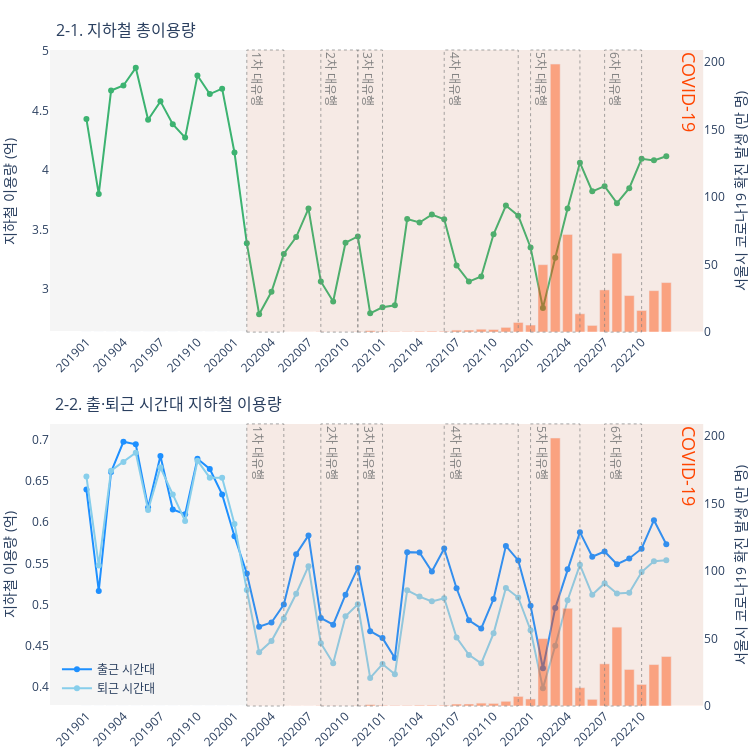

Notebook cell for this chart:
### Code cell
# 서울시의 코로나19 확진 발생 추이와 지하철 이용량의 상관관계 그래프 생성
fig = make_subplots(rows=2, cols=1,  vertical_spacing = 0.14,
                    specs=[[{'secondary_y': True}], [{'secondary_y': True}]],
                    subplot_titles=('2-1. 지하철 총이용량', '2-2. 출·퇴근 시간대 지하철 이용량'))


# 월별 서울시 코로나19 확진 발생 그래프
hovertemplate = []
for i in range(len(monthly_subway)):
    cnt = round(monthly_subway['confirmed']/10000,2)[i]
    hovertemplate.append(f'<b>{cnt}만 명</b>')
    
fig.add_trace(go.Bar(x=monthly_subway['year_month'].str.replace('-',''), y=monthly_subway['confirmed']/10000, 
                     name='코로나19 확진', marker_color='orangered', opacity=0.45, showlegend=False,
                     hovertemplate=hovertemplate),
              row=1, col=1, secondary_y=True)


# 월별 서울시 지하철 이용량 그래프
hovertemplate = []
for i in range(len(monthly_subway)):
    cnt = round(monthly_subway['cnt']/100000000,2)[i]
    hovertemplate.append(f'<b>{cnt}억</b>')
    
fig.add_trace(go.Scatter(x=monthly_subway['year_month'].str.replace('-',''), y=monthly_subway['cnt']/100000000, 
                         name='총이용량', mode='markers+lines', marker_color='mediumseagreen', showlegend=False,
                         hovertemplate=hovertemplate),
              row=1, col=1, secondary_y=False)




# 월별 서울시 코로나19 확진 발생 그래프
hovertemplate = []
for i in range(len(monthly_subway)):
    cnt = round(monthly_subway['confirmed']/10000,2)[i]
    hovertemplate.append(f'<b>{cnt}만 명</b>')
    
fig.add_trace(go.Bar(x=monthly_subway['year_month'].str.replace('-',''), y=monthly_subway['confirmed']/10000,
                     name='코로나19 확진', marker_color='orangered', opacity=0.45, showlegend=False,
                     hovertemplate=hovertemplate),
              row=2, col=1, secondary_y=True)


# 일별 출근시간대별 서울시 지하철 이용량 그래프
hovertemplate = []
for i in range(len(monthly_commute)):
    cnt = round(monthly_commute['go_to_work']/10000,1)[i]
    hovertemplate.append(f'<b>{cnt}천만</b>')
    
fig.add_trace(go.Scatter(x=monthly_commute['year_month'].str.replace('-',''), y=monthly_commute['go_to_work']/100000000,
                         name='출근 시간대', mode='markers+lines', marker_color='dodgerblue', showlegend=True,
                         hovertemplate=hovertemplate)
              , row=2, col=1, secondary_y=False)


# 일별 퇴근시간대별 서울시 지하철 이용량 그래프
hovertemplate = []
for i in range(len(monthly_commute)):
    cnt = round(monthly_commute['get_off_work']/10000,1)[i]
    hovertemplate.append(f'<b>{cnt}만</b>')
    
fig.add_trace(go.Scatter(x=monthly_commute['year_month'].str.replace('-',''), y=monthly_commute['get_off_work']/100000000,
                         name='퇴근 시간대', mode='markers+lines', marker_color='skyblue', showlegend=True,
                         hovertemplate=hovertemplate)
              , row=2, col=1, secondary_y=False)




# 코로나19 시기 표시를 위한 박스처리
fig.add_vrect(x0=13, x1=50, annotation=dict(text='COVID-19', font_size=18, font_color='orangered'), 
              annotation_position='top right', annotation_textangle = 90, fillcolor='coral', opacity=0.095, line_width=0)
# 코로나19 대유행 차수 표시를 위한 박스처리
fig.add_vrect(x0=13, x1=16, annotation=dict(text='1차 대유행', font_size=12, font_color='gray'), 
              annotation_position='top left',annotation_textangle = 90, line=dict(color='gray', dash='dot', width=0.7))
fig.add_vrect(x0=19, x1=22, annotation=dict(text='2차 대유행', font_size=12, font_color='gray'), 
              annotation_position='top left',annotation_textangle = 90, line=dict(color='gray', dash='dot', width=0.7))
fig.add_vrect(x0=22, x1=24, annotation=dict(text='3차 대유행', font_size=12, font_color='gray'), 
              annotation_position='top left',annotation_textangle = 90, line=dict(color='gray', dash='dot', width=0.7))
fig.add_vrect(x0=29, x1=35, annotation=dict(text='4차 대유행', font_size=12, font_color='gray'), 
              annotation_position='top left',annotation_textangle = 90, line=dict(color='gray', dash='dot', width=0.7))
fig.add_vrect(x0=36, x1=40, annotation=dict(text='5차 대유행', font_size=12, font_color='gray'), 
              annotation_position='top left',annotation_textangle = 90, line=dict(color='gray', dash='dot', width=0.7))
fig.add_vrect(x0=42, x1=45, annotation=dict(text='6차 대유행', font_size=12, font_color='gray'), 
              annotation_position='top left',annotation_textangle = 90, line=dict(color='gray', dash='dot', width=0.7))




# 그래프 레이아웃
fig.update_xaxes(tickangle=315, showgrid=False, spikecolor='orangered', dtick=3)
fig.update_yaxes(title_text='지하철 이용량 (억)', showgrid=False, showspikes=False, 
                 spikecolor='orangered', spikesnap='cursor', spikethickness=1)
fig.update_yaxes(title_text='서울시 코로나19 확진 발생 (만 명)', secondary_y=True, showgrid=False, showspikes=False,
                 spikecolor='orangered', spikesnap='cursor', spikethickness=1)
fig.update_layout(width=750, height=750, plot_bgcolor='whitesmoke', showlegend=True,
                  margin=dict(l=0,r=0,b=0,t=50),
                  legend=dict(x=0.01, y=0.005, bgcolor='whitesmoke'),
                  hovermode='x unified', hoverlabel=dict(bgcolor='white', bordercolor='white'))

fig.layout.annotations[0].update(x=0.11, y=1.01)
fig.layout.annotations[1].update(x=0.17, y=0.44)

username = 'parkahhyeong'
api_key = '7w3ys4r0P0495JVPJlHE'
chart_studio.tools.set_credentials_file(username=username, api_key=api_key)
py.plot(fig, filename='monthly_subway', auto_open=True)

fig.show()

### Figure 1 — Plotly figure (JSON) as saved in the notebook; plotly's stock layout.template omitted (floating-point values rounded to 4 significant figures)
{"data": [{"hovertemplate": ["<b>0.0만 명</b>", "<b>0.0만 명</b>", "<b>0.0만 명</b>", "<b>0.0만 명</b>", "<b>0.0만 명</b>", "<b>0.0만 명</b>", "<b>0.0만 명</b>", "<b>0.0만 명</b>", "<b>0.0만 명</b>", "<b>0.0만 명</b>", "<b>0.0만 명</b>", "<b>0.0만 명</b>", "<b>0.0만 명</b>", "<b>0.01만 명</b>", "<b>0.04만 명</b>", "<b>0.02만 명</b>", "<b>0.02만 명</b>", "<b>0.05만 명</b>", "<b>0.03만 명</b>", "<b>0.23만 명</b>", "<b>0.14만 명</b>", "<b>0.07만 명</b>", "<b>0.28만 명</b>", "<b>1.02만 명</b>", "<b>0.52만 명</b>", "<b>0.41만 명</b>", "<b>0.38만 명</b>", "<b>0.58만 명</b>", "<b>0.63만 명</b>", "<b>0.61만 명</b>", "<b>1.44만 명</b>", "<b>1.5만 명</b>", "<b>2.11만 명</b>", "<b>1.91만 명</b>", "<b>3.47만 명</b>", "<b>7.1만 명</b>", "<b>5.21만 명</b>", "<b>49.88만 명</b>", "<b>198.34만 명</b>", "<b>72.26만 명</b>", "<b>13.53만 명</b>", "<b>4.93만 명</b>", "<b>31.2만 명</b>", "<b>58.36만 명</b>", "<b>27.02만 명</b>", "<b>15.99만 명</b>", "<b>30.67만 명</b>", "<b>36.63만 명</b>"], "marker": {"color": "orangered"}, "name": "코로나19 확진", "opacity": 0.45, "showlegend": false, "type": "bar", "x": ["201901", "201902", "201903", "201904", "201905", "201906", "201907", "201908", "201909", "201910", "201911", "201912", "202001", "202002", "202003", "202004", "202005", "202006", "202007", "202008", "202009", "202010", "202011", "202012", "202101", "202102", "202103", "202104", "202105", "202106", "202107", "202108", "202109", "202110", "202111", "202112", "202201", "202202", "202203", "202204", "202205", "202206", "202207", "202208", "202209", "202210", "202211", "202212"], "xaxis": "x", "y": [0, 0, 0, 0, 0, 0, 0, 0, 0, 0, 0, 0, 0, 0.0078, 0.0377, 0.0179, 0.0228, 0.0451, 0.0288, 0.2267, 0.1424, 0.0719, 0.2802, 1.021, 0.5168, 0.4083, 0.3803, 0.5811, 0.6303, 0.6075, 1.438, 1.502, 2.115, 1.912, 3.471, 7.098, 5.214, 49.88, 198.3, 72.26, 13.53, 4.929, 31.2, 58.36, 27.02, 15.99, 30.67, 36.63], "yaxis": "y2"}, {"hovertemplate": ["<b>4.43억</b>", "<b>3.8억</b>", "<b>4.67억</b>", "<b>4.71억</b>", "<b>4.86억</b>", "<b>4.42억</b>", "<b>4.58억</b>", "<b>4.38억</b>", "<b>4.27억</b>", "<b>4.79억</b>", "<b>4.64억</b>", "<b>4.68억</b>", "<b>4.15억</b>", "<b>3.39억</b>", "<b>2.79억</b>", "<b>2.98억</b>", "<b>3.3억</b>", "<b>3.44억</b>", "<b>3.68억</b>", "<b>3.06억</b>", "<b>2.9억</b>", "<b>3.39억</b>", "<b>3.44억</b>", "<b>2.8억</b>", "<b>2.85억</b>", "<b>2.87억</b>", "<b>3.59억</b>", "<b>3.56억</b>", "<b>3.63억</b>", "<b>3.59억</b>", "<b>3.2억</b>", "<b>3.06억</b>", "<b>3.11억</b>", "<b>3.46억</b>", "<b>3.7억</b>", "<b>3.62억</b>", "<b>3.35억</b>", "<b>2.84억</b>", "<b>3.26억</b>", "<b>3.68억</b>", "<b>4.06억</b>", "<b>3.82억</b>", "<b>3.86억</b>", "<b>3.72억</b>", "<b>3.85억</b>", "<b>4.09억</b>", "<b>4.08억</b>", "<b>4.12억</b>"], "marker": {"color": "mediumseagreen"}, "mode": "markers+lines", "name": "총이용량", "showlegend": false, "type": "scatter", "x": ["201901", "201902", "201903", "201904", "201905", "201906", "201907", "201908", "201909", "201910", "201911", "201912", "202001", "202002", "202003", "202004", "202005", "202006", "202007", "202008", "202009", "202010", "202011", "202012", "202101", "202102", "202103", "202104", "202105", "202106", "202107", "202108", "202109", "202110", "202111", "202112", "202201", "202202", "202203", "202204", "202205", "202206", "202207", "202208", "202209", "202210", "202211", "202212"], "xaxis": "x", "y": [4.427, 3.798, 4.667, 4.709, 4.857, 4.422, 4.576, 4.384, 4.272, 4.792, 4.637, 4.682, 4.147, 3.386, 2.79, 2.978, 3.296, 3.437, 3.676, 3.065, 2.896, 3.39, 3.443, 2.798, 2.849, 2.865, 3.588, 3.56, 3.626, 3.587, 3.198, 3.064, 3.107, 3.46, 3.702, 3.617, 3.35, 2.842, 3.264, 3.677, 4.061, 3.821, 3.864, 3.722, 3.847, 4.094, 4.081, 4.116], "yaxis": "y"}, {"hovertemplate": ["<b>0.0만 명</b>", "<b>0.0만 명</b>", "<b>0.0만 명</b>", "<b>0.0만 명</b>", "<b>0.0만 명</b>", "<b>0.0만 명</b>", "<b>0.0만 명</b>", "<b>0.0만 명</b>", "<b>0.0만 명</b>", "<b>0.0만 명</b>", "<b>0.0만 명</b>", "<b>0.0만 명</b>", "<b>0.0만 명</b>", "<b>0.01만 명</b>", "<b>0.04만 명</b>", "<b>0.02만 명</b>", "<b>0.02만 명</b>", "<b>0.05만 명</b>", "<b>0.03만 명</b>", "<b>0.23만 명</b>", "<b>0.14만 명</b>", "<b>0.07만 명</b>", "<b>0.28만 명</b>", "<b>1.02만 명</b>", "<b>0.52만 명</b>", "<b>0.41만 명</b>", "<b>0.38만 명</b>", "<b>0.58만 명</b>", "<b>0.63만 명</b>", "<b>0.61만 명</b>", "<b>1.44만 명</b>", "<b>1.5만 명</b>", "<b>2.11만 명</b>", "<b>1.91만 명</b>", "<b>3.47만 명</b>", "<b>7.1만 명</b>", "<b>5.21만 명</b>", "<b>49.88만 명</b>", "<b>198.34만 명</b>", "<b>72.26만 명</b>", "<b>13.53만 명</b>", "<b>4.93만 명</b>", "<b>31.2만 명</b>", "<b>58.36만 명</b>", "<b>27.02만 명</b>", "<b>15.99만 명</b>", "<b>30.67만 명</b>", "<b>36.63만 명</b>"], "marker": {"color": "orangered"}, "name": "코로나19 확진", "opacity": 0.45, "showlegend": false, "type": "bar", "x": ["201901", "201902", "201903", "201904", "201905", "201906", "201907", "201908", "201909", "201910", "201911", "201912", "202001", "202002", "202003", "202004", "202005", "202006", "202007", "202008", "202009", "202010", "202011", "202012", "202101", "202102", "202103", "202104", "202105", "202106", "202107", "202108", "202109", "202110", "202111", "202112", "202201", "202202", "202203", "202204", "202205", "202206", "202207", "202208", "202209", "202210", "202211", "202212"], "xaxis": "x2", "y": [0, 0, 0, 0, 0, 0, 0, 0, 0, 0, 0, 0, 0, 0.0078, 0.0377, 0.0179, 0.0228, 0.0451, 0.0288, 0.2267, 0.1424, 0.0719, 0.2802, 1.021, 0.5168, 0.4083, 0.3803, 0.5811, 0.6303, 0.6075, 1.438, 1.502, 2.115, 1.912, 3.471, 7.098, 5.214, 49.88, 198.3, 72.26, 13.53, 4.929, 31.2, 58.36, 27.02, 15.99, 30.67, 36.63], "yaxis": "y4"}, {"hovertemplate": ["<b>6397.3천만</b>", "<b>5164.5천만</b>", "<b>6612.3천만</b>", "<b>6978.5천만</b>", "<b>6947.0천만</b>", "<b>6179.3천만</b>", "<b>6804.5천만</b>", "<b>6155.9천만</b>", "<b>6097.1천만</b>", "<b>6771.7천만</b>", "<b>6647.8천만</b>", "<b>6338.6천만</b>", "<b>5829.2천만</b>", "<b>5377.6천만</b>", "<b>4728.3천만</b>", "<b>4781.0천만</b>", "<b>4998.4천만</b>", "<b>5611.7천만</b>", "<b>5839.6천만</b>", "<b>4835.3천만</b>", "<b>4754.3천만</b>", "<b>5119.3천만</b>", "<b>5444.2천만</b>", "<b>4675.3천만</b>", "<b>4590.8천만</b>", "<b>4349.4천만</b>", "<b>5636.2천만</b>", "<b>5631.0천만</b>", "<b>5400.6천만</b>", "<b>5680.4천만</b>", "<b>5196.7천만</b>", "<b>4806.8천만</b>", "<b>4708.9천만</b>", "<b>5065.7천만</b>", "<b>5712.2천만</b>", "<b>5535.6천만</b>", "<b>4984.3천만</b>", "<b>4223.7천만</b>", "<b>4956.0천만</b>", "<b>5428.6천만</b>", "<b>5879.1천만</b>", "<b>5580.6천만</b>", "<b>5644.3천만</b>", "<b>5489.6천만</b>", "<b>5559.7천만</b>", "<b>5678.2천만</b>", "<b>6025.0천만</b>", "<b>5733.1천만</b>"], "marker": {"color": "dodgerblue"}, "mode": "markers+lines", "name": "출근 시간대", "showlegend": true, "type": "scatter", "x": ["201901", "201902", "201903", "201904", "201905", "201906", "201907", "201908", "201909", "201910", "201911", "201912", "202001", "202002", "202003", "202004", "202005", "202006", "202007", "202008", "202009", "202010", "202011", "202012", "202101", "202102", "202103", "202104", "202105", "202106", "202107", "202108", "202109", "202110", "202111", "202112", "202201", "202202", "202203", "202204", "202205", "202206", "202207", "202208", "202209", "202210", "202211", "202212"], "xaxis": "x2", "y": [0.6397, 0.5164, 0.6612, 0.6979, 0.6947, 0.6179, 0.6804, 0.6156, 0.6097, 0.6772, 0.6648, 0.6339, 0.5829, 0.5378, 0.4728, 0.4781, 0.4998, 0.5612, 0.584, 0.4835, 0.4754, 0.5119, 0.5444, 0.4675, 0.4591, 0.4349, 0.5636, 0.5631, 0.5401, 0.568, 0.5197, 0.4807, 0.4709, 0.5066, 0.5712, 0.5536, 0.4984, 0.4224, 0.4956, 0.5429, 0.5879, 0.5581, 0.5644, 0.549, 0.556, 0.5678, 0.6025, 0.5733], "yaxis": "y3"}, {"hovertemplate": ["<b>6556.1만</b>", "<b>5474.2만</b>", "<b>6627.4만</b>", "<b>6732.9만</b>", "<b>6845.9만</b>", "<b>6149.2만</b>", "<b>6664.4만</b>", "<b>6337.9만</b>", "<b>6015.3만</b>", "<b>6748.4만</b>", "<b>6541.6만</b>", "<b>6541.6만</b>", "<b>5978.9만</b>", "<b>5175.5만</b>", "<b>4417.7만</b>", "<b>4554.6만</b>", "<b>4829.8만</b>", "<b>5130.4만</b>", "<b>5465.3만</b>", "<b>4528.4만</b>", "<b>4285.9만</b>", "<b>4857.4만</b>", "<b>5001.9만</b>", "<b>4106.5만</b>", "<b>4274.9만</b>", "<b>4150.4만</b>", "<b>5171.6만</b>", "<b>5095.5만</b>", "<b>5037.8만</b>", "<b>5075.6만</b>", "<b>4598.2만</b>", "<b>4386.8만</b>", "<b>4283.7만</b>", "<b>4648.5만</b>", "<b>5199.9만</b>", "<b>5084.7만</b>", "<b>4687.1만</b>", "<b>3982.2만</b>", "<b>4498.0만</b>", "<b>5051.3만</b>", "<b>5482.3만</b>", "<b>5116.9만</b>", "<b>5258.6만</b>", "<b>5133.1만</b>", "<b>5141.6만</b>", "<b>5393.3만</b>", "<b>5524.8만</b>", "<b>5536.6만</b>"], "marker": {"color": "skyblue"}, "mode": "markers+lines", "name": "퇴근 시간대", "showlegend": true, "type": "scatter", "x": ["201901", "201902", "201903", "201904", "201905", "201906", "201907", "201908", "201909", "201910", "201911", "201912", "202001", "202002", "202003", "202004", "202005", "202006", "202007", "202008", "202009", "202010", "202011", "202012", "202101", "202102", "202103", "202104", "202105", "202106", "202107", "202108", "202109", "202110", "202111", "202112", "202201", "202202", "202203", "202204", "202205", "202206", "202207", "202208", "202209", "202210", "202211", "202212"], "xaxis": "x2", "y": [0.6556, 0.5474, 0.6627, 0.6733, 0.6846, 0.6149, 0.6664, 0.6338, 0.6015, 0.6748, 0.6542, 0.6542, 0.5979, 0.5175, 0.4418, 0.4555, 0.483, 0.513, 0.5465, 0.4528, 0.4286, 0.4857, 0.5002, 0.4106, 0.4275, 0.415, 0.5172, 0.5095, 0.5038, 0.5076, 0.4598, 0.4387, 0.4284, 0.4649, 0.52, 0.5085, 0.4687, 0.3982, 0.4498, 0.5051, 0.5482, 0.5117, 0.5259, 0.5133, 0.5142, 0.5393, 0.5525, 0.5537], "yaxis": "y3"}], "layout": {"annotations": [{"font": {"size": 16}, "showarrow": false, "text": "2-1. 지하철 총이용량", "x": 0.11, "xanchor": "center", "xref": "paper", "y": 1.01, "yanchor": "bottom", "yref": "paper"}, {"font": {"size": 16}, "showarrow": false, "text": "2-2. 출·퇴근 시간대 지하철 이용량", "x": 0.17, "xanchor": "center", "xref": "paper", "y": 0.44, "yanchor": "bottom", "yref": "paper"}, {"font": {"color": "orangered", "size": 18}, "showarrow": false, "text": "COVID-19", "textangle": 90, "x": 50, "xanchor": "right", "xref": "x", "y": 1, "yanchor": "top", "yref": "y domain"}, {"font": {"color": "orangered", "size": 18}, "showarrow": false, "text": "COVID-19", "textangle": 90, "x": 50, "xanchor": "right", "xref": "x2", "y": 1, "yanchor": "top", "yref": "y3 domain"}, {"font": {"color": "gray", "size": 12}, "showarrow": false, "text": "1차 대유행", "textangle": 90, "x": 13, "xanchor": "left", "xref": "x", "y": 1, "yanchor": "top", "yref": "y domain"}, {"font": {"color": "gray", "size": 12}, "showarrow": false, "text": "1차 대유행", "textangle": 90, "x": 13, "xanchor": "left", "xref": "x2", "y": 1, "yanchor": "top", "yref": "y3 domain"}, {"font": {"color": "gray", "size": 12}, "showarrow": false, "text": "2차 대유행", "textangle": 90, "x": 19, "xanchor": "left", "xref": "x", "y": 1, "yanchor": "top", "yref": "y domain"}, {"font": {"color": "gray", "size": 12}, "showarrow": false, "text": "2차 대유행", "textangle": 90, "x": 19, "xanchor": "left", "xref": "x2", "y": 1, "yanchor": "top", "yref": "y3 domain"}, {"font": {"color": "gray", "size": 12}, "showarrow": false, "text": "3차 대유행", "textangle": 90, "x": 22, "xanchor": "left", "xref": "x", "y": 1, "yanchor": "top", "yref": "y domain"}, {"font": {"color": "gray", "size": 12}, "showarrow": false, "text": "3차 대유행", "textangle": 90, "x": 22, "xanchor": "left", "xref": "x2", "y": 1, "yanchor": "top", "yref": "y3 domain"}, {"font": {"color": "gray", "size": 12}, "showarrow": false, "text": "4차 대유행", "textangle": 90, "x": 29, "xanchor": "left", "xref": "x", "y": 1, "yanchor": "top", "yref": "y domain"}, {"font": {"color": "gray", "size": 12}, "showarrow": false, "text": "4차 대유행", "textangle": 90, "x": 29, "xanchor": "left", "xref": "x2", "y": 1, "yanchor": "top", "yref": "y3 domain"}, {"font": {"color": "gray", "size": 12}, "showarrow": false, "text": "5차 대유행", "textangle": 90, "x": 36, "xanchor": "left", "xref": "x", "y": 1, "yanchor": "top", "yref": "y domain"}, {"font": {"color": "gray", "size": 12}, "showarrow": false, "text": "5차 대유행", "textangle": 90, "x": 36, "xanchor": "left", "xref": "x2", "y": 1, "yanchor": "top", "yref": "y3 domain"}, {"font": {"color": "gray", "size": 12}, "showarrow": false, "text": "6차 대유행", "textangle": 90, "x": 42, "xanchor": "left", "xref": "x", "y": 1, "yanchor": "top", "yref": "y domain"}, {"font": {"color": "gray", "size": 12}, "showarrow": false, "text": "6차 대유행", "textangle": 90, "x": 42, "xanchor": "left", "xref": "x2", "y": 1, "yanchor": "top", "yref": "y3 domain"}], "height": 750, "hoverlabel": {"bgcolor": "white", "bordercolor": "white"}, "hovermode": "x unified", "legend": {"bgcolor": "whitesmoke", "x": 0.01, "y": 0.005}, "margin": {"b": 0, "l": 0, "r": 0, "t": 50}, "plot_bgcolor": "whitesmoke", "shapes": [{"fillcolor": "coral", "line": {"width": 0}, "opacity": 0.095, "type": "rect", "x0": 13, "x1": 50, "xref": "x", "y0": 0, "y1": 1, "yref": "y domain"}, {"fillcolor": "coral", "line": {"width": 0}, "opacity": 0.095, "type": "rect", "x0": 13, "x1": 50, "xref": "x2", "y0": 0, "y1": 1, "yref": "y3 domain"}, {"line": {"color": "gray", "dash": "dot", "width": 0.7}, "type": "rect", "x0": 13, "x1": 16, "xref": "x", "y0": 0, "y1": 1, "yref": "y domain"}, {"line": {"color": "gray", "dash": "dot", "width": 0.7}, "type": "rect", "x0": 13, "x1": 16, "xref": "x2", "y0": 0, "y1": 1, "yref": "y3 domain"}, {"line": {"color": "gray", "dash": "dot", "width": 0.7}, "type": "rect", "x0": 19, "x1": 22, "xref": "x", "y0": 0, "y1": 1, "yref": "y domain"}, {"line": {"color": "gray", "dash": "dot", "width": 0.7}, "type": "rect", "x0": 19, "x1": 22, "xref": "x2", "y0": 0, "y1": 1, "yref": "y3 domain"}, {"line": {"color": "gray", "dash": "dot", "width": 0.7}, "type": "rect", "x0": 22, "x1": 24, "xref": "x", "y0": 0, "y1": 1, "yref": "y domain"}, {"line": {"color": "gray", "dash": "dot", "width": 0.7}, "type": "rect", "x0": 22, "x1": 24, "xref": "x2", "y0": 0, "y1": 1, "yref": "y3 domain"}, {"line": {"color": "gray", "dash": "dot", "width": 0.7}, "type": "rect", "x0": 29, "x1": 35, "xref": "x", "y0": 0, "y1": 1, "yref": "y domain"}, {"line": {"color": "gray", "dash": "dot", "width": 0.7}, "type": "rect", "x0": 29, "x1": 35, "xref": "x2", "y0": 0, "y1": 1, "yref": "y3 domain"}, {"line": {"color": "gray", "dash": "dot", "width": 0.7}, "type": "rect", "x0": 36, "x1": 40, "xref": "x", "y0": 0, "y1": 1, "yref": "y domain"}, {"line": {"color": "gray", "dash": "dot", "width": 0.7}, "type": "rect", "x0": 36, "x1": 40, "xref": "x2", "y0": 0, "y1": 1, "yref": "y3 domain"}, {"line": {"color": "gray", "dash": "dot", "width": 0.7}, "type": "rect", "x0": 42, "x1": 45, "xref": "x", "y0": 0, "y1": 1, "yref": "y domain"}, {"line": {"color": "gray", "dash": "dot", "width": 0.7}, "type": "rect", "x0": 42, "x1": 45, "xref": "x2", "y0": 0, "y1": 1, "yref": "y3 domain"}], "showlegend": true, "width": 750, "xaxis": {"anchor": "y", "domain": [0, 0.94], "dtick": 3, "showgrid": false, "spikecolor": "orangered", "tickangle": -45}, "xaxis2": {"anchor": "y3", "domain": [0, 0.94], "dtick": 3, "showgrid": false, "spikecolor": "orangered", "tickangle": -45}, "yaxis": {"anchor": "x", "domain": [0.57, 1], "showgrid": false, "showspikes": false, "spikecolor": "orangered", "spikesnap": "cursor", "spikethickness": 1, "title": {"text": "지하철 이용량 (억)"}}, "yaxis2": {"anchor": "x", "overlaying": "y", "showgrid": false, "showspikes": false, "side": "right", "spikecolor": "orangered", "spikesnap": "cursor", "spikethickness": 1, "title": {"text": "서울시 코로나19 확진 발생 (만 명)"}}, "yaxis3": {"anchor": "x2", "domain": [0, 0.43], "showgrid": false, "showspikes": false, "spikecolor": "orangered", "spikesnap": "cursor", "spikethickness": 1, "title": {"text": "지하철 이용량 (억)"}}, "yaxis4": {"anchor": "x2", "overlaying": "y3", "showgrid": false, "showspikes": false, "side": "right", "spikecolor": "orangered", "spikesnap": "cursor", "spikethickness": 1, "title": {"text": "서울시 코로나19 확진 발생 (만 명)"}}}}
